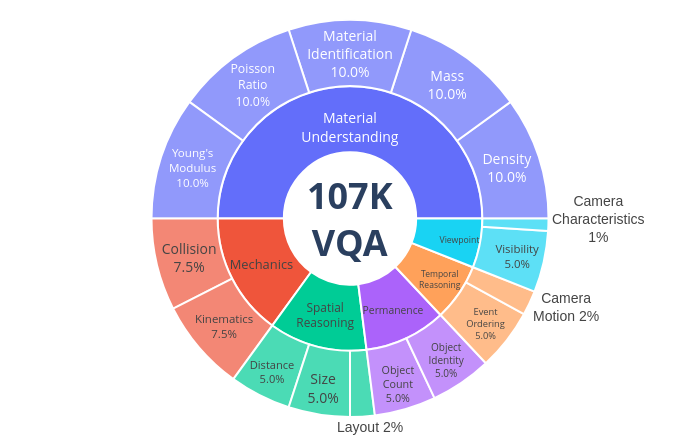

Notebook source saved alongside this figure:
### Code cell
import json
import plotly.graph_objects as go

# Paths
PATH_BAL_SUB = "/Users/sebastiancavada/Desktop/tmp_paris/tiny_vqa_creation/answering_questions/balancing_sub_categories.json"
PATH_DATA = "/Users/sebastiancavada/Desktop/tmp_paris/tiny_vqa_creation/simple_vqa.json"
PERCENT_MODE = "entry"  # change to "parent" if you prefer

CENTER_TEXT = "Total number<br> of VQA<br><b>61196</b>"
PERCENT_MODE = "entry"  # or "parent"

# Label mappings
mapping_sub = {
    "visibility": "Visibility",
    "material_identification": "Material<br>Identification",
    "size": "Size",
    "camera_characteristics": "Camera<br>Characteristics",
    "physics_property": "Physics<br>Property",
    "kinematics": "Kinematics",
    "collision": "Collision",
    "mass": "Mass",
    "density": "Density",
    "young_modulus": "Young's<br>Modulus",
    "poisson_ratio": "Poisson<br>Ratio",
    "camera_motion": "Camera Motion",
    "layout": "Layout",
    "distance": "Distance",
    "event_ordering": "Event<br>Ordering",
    "object_count": "Object<br>Count",
    "object_identity": "Object<br>Identity"
}

mapping_cat = {
    "mechanics": "Mechanics",
    "spatial_reasoning": "Spatial<br>Reasoning",
    "visual_percetion": "Visual<br>Perception",
    "temporal": "Temporal<br>Reasoning",
    "view_point": "Viewpoint",
    "material_understanding": "Material<br>Understanding",
    "permanence": "Permanence",
}


mapping_cat_colors = {
    # More vivid pastel-like colors
    "mechanics": "#FF5733",              # vivid orange-red
    "spatial_reasoning": "#3498DB",       # vivid blue
    "persistence": "#F43FC7",        # vivid turquoise
    "temporal": "#0DA792",                # vivid orange
    "view_point": "#EEAC32",              # vivid yellow
    "material_understanding": "#2BAE27",   # vivid green
}

with open(PATH_BAL_SUB) as f:
    balancing = json.load(f)
with open(PATH_DATA) as f:
    data = json.load(f)

print(balancing)

labels, parents, values = ["Total number<br> of VQA<br><b>61196</b>"], [""], [0.0]
main_totals, subs_for_main = {}, {}

for main_cat, items in data.items():
    seen = set()
    for _, props in items.items():
        if isinstance(props, dict):
            sc = props["sub_category"]
            if sc and sc in balancing:
                seen.add(sc)
    if not seen:
        continue
    total = sum(balancing[sc] for sc in seen)
    if total <= 0:
        continue
    print(main_cat)
    main_totals[main_cat] = total
    subs_for_main[main_cat] = sorted(seen)

# main categories
for main_cat, total in main_totals.items():
    labels.append(mapping_cat[main_cat])
    parents.append(CENTER_TEXT)
    values.append(total)

# subcategories
for main_cat, sc_list in subs_for_main.items():
    parent_label = mapping_cat.get(main_cat, main_cat)
    for sc in sc_list:
        labels.append(mapping_sub[sc])
        parents.append(parent_label)
        values.append(balancing[sc])

values[0] = sum(main_totals.values())

# Choose tokens for text and hover based on percent mode
if PERCENT_MODE == "parent":
    # percent_token = "%{percentParent:.1%}"
    percent_token = "%{percentParent:.1%}"
    textinfo_mode = "label+percent parent"
    hover_pct_lbl = "of parent"
else:
    percent_token = "%{percentEntry:.1%}"
    textinfo_mode = "label+percent entry"
    hover_pct_lbl = "of total"

# if the labels font is too small, just show percentages
if min(values[1:]) / values[0] < 0.03:
    textinfo_mode = "percent entry"

total_sum = values[0]
threshold = 0.03  # 3%

parent_nodes = set(parents) - {""}

# build figure
fig = go.Figure(
    go.Sunburst(
        labels=labels,
        parents=parents,
        values=values,
        branchvalues="total",
        textinfo=textinfo_mode,
        texttemplate = [
    ""
    if (i == 0 or values[i] / total_sum < threshold)
    else (
        "%{label}"
        if labels[i] in parent_nodes
        else "%{label}<br>" + percent_token
    )
    for i in range(len(labels))
],
        # Set to 'auto' or 'horizontal' for better readability in small sizes
        insidetextorientation="horizontal", 
        textfont=dict(size=14), # Slightly smaller for the 500x450 final size
        marker=dict(line=dict(color="white", width=2)),
    ),
)

# center text (annotation)
fig.add_annotation(
    text="<b>107K<br>VQA</b>",
    showarrow=False,
    font=dict(size=36), # Reduced size to fit the 500px container
    x=0.5,
    y=0.5,
)

# layout
fig.update_layout(
    width=600,   # Adjusted to be slightly larger for better legibility
    height=600,
    # Tighten margins to remove wasted white space
    margin=dict(t=20, l=20, r=20, b=20),
    paper_bgcolor="white",
)

# External Label Annotations
# Note: x/y are 0 to 1. If you change width/height, these might need slight nudges.
small_label_font = dict(size=14, color="#444444", family="Arial")

fig.add_annotation(
    text="Layout 2%", x=0.53, y=-0.05, 
    showarrow=False, font=small_label_font
)

fig.add_annotation(
    text="Camera<br>Motion 2%", x=0.88, y=0.23, 
    showarrow=False, font=small_label_font
)

fig.add_annotation(
    text="Camera<br>Characteristics<br>1%", x=0.95, y=0.5,
    showarrow=False, font=small_label_font
)

ratio = 4/2.5

fig.update_layout(width=700, height=700/ratio)
fig.show()

### Figure 1 — Plotly figure (JSON) as saved in the notebook; plotly's stock layout.template omitted (floating-point values rounded to 4 significant figures)
{"data": [{"branchvalues": "total", "insidetextorientation": "horizontal", "labels": ["Total number<br> of VQA<br><b>61196</b>", "Spatial<br>Reasoning", "Mechanics", "Material<br>Understanding", "Viewpoint", "Temporal<br>Reasoning", "Permanence", "Distance", "Layout", "Size", "Collision", "Kinematics", "Density", "Mass", "Material<br>Identification", "Poisson<br>Ratio", "Young's<br>Modulus", "Camera<br>Characteristics", "Visibility", "Camera Motion", "Event<br>Ordering", "Object<br>Count", "Object<br>Identity"], "marker": {"line": {"color": "white", "width": 2}}, "parents": ["", "Total number<br> of VQA<br><b>61196</b>", "Total number<br> of VQA<br><b>61196</b>", "Total number<br> of VQA<br><b>61196</b>", "Total number<br> of VQA<br><b>61196</b>", "Total number<br> of VQA<br><b>61196</b>", "Total number<br> of VQA<br><b>61196</b>", "Spatial<br>Reasoning", "Spatial<br>Reasoning", "Spatial<br>Reasoning", "Mechanics", "Mechanics", "Material<br>Understanding", "Material<br>Understanding", "Material<br>Understanding", "Material<br>Understanding", "Material<br>Understanding", "Viewpoint", "Viewpoint", "Temporal<br>Reasoning", "Temporal<br>Reasoning", "Permanence", "Permanence"], "textfont": {"size": 14}, "textinfo": "percent entry", "texttemplate": ["", "%{label}", "%{label}", "%{label}", "%{label}", "%{label}", "%{label}", "%{label}<br>%{percentEntry:.1%}", "", "%{label}<br>%{percentEntry:.1%}", "%{label}<br>%{percentEntry:.1%}", "%{label}<br>%{percentEntry:.1%}", "%{label}<br>%{percentEntry:.1%}", "%{label}<br>%{percentEntry:.1%}", "%{label}<br>%{percentEntry:.1%}", "%{label}<br>%{percentEntry:.1%}", "%{label}<br>%{percentEntry:.1%}", "", "%{label}<br>%{percentEntry:.1%}", "", "%{label}<br>%{percentEntry:.1%}", "%{label}<br>%{percentEntry:.1%}", "%{label}<br>%{percentEntry:.1%}"], "type": "sunburst", "values": [1.0, 0.12, 0.15, 0.5, 0.06, 0.07, 0.1, 0.05, 0.02, 0.05, 0.075, 0.075, 0.1, 0.1, 0.1, 0.1, 0.1, 0.01, 0.05, 0.02, 0.05, 0.05, 0.05]}], "layout": {"annotations": [{"font": {"size": 36}, "showarrow": false, "text": "<b>107K<br>VQA</b>", "x": 0.5, "y": 0.5}, {"font": {"color": "#444444", "family": "Arial", "size": 14}, "showarrow": false, "text": "Layout 2%", "x": 0.53, "y": -0.05}, {"font": {"color": "#444444", "family": "Arial", "size": 14}, "showarrow": false, "text": "Camera<br>Motion 2%", "x": 0.88, "y": 0.23}, {"font": {"color": "#444444", "family": "Arial", "size": 14}, "showarrow": false, "text": "Camera<br>Characteristics<br>1%", "x": 0.95, "y": 0.5}], "height": 437.5, "margin": {"b": 20, "l": 20, "r": 20, "t": 20}, "paper_bgcolor": "white", "width": 700}}
